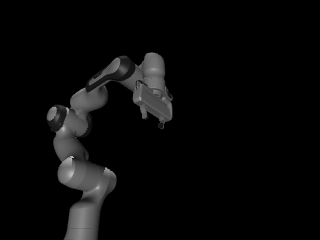
#> input picture media/m6/camera_rgb_view.png, 320 x 240 px, found by its file name
$ python stitch_multimodal_grid.py
#> lines starting #> are read from the running program, lines starting #| are printed output that depends on the picture
#!/usr/bin/env python3
"""Stitch the 4 cameras (Scene, Wrist, Tactile Left, Tactile Right) into a 2x2 grid."""

from pathlib import Path
from PIL import Image, ImageDraw, ImageFont

ROOT = Path("/home/ina/dev/ros2-arm-teleoperation-suite")
M6_DIR = ROOT / "media/m6"
OUTPUT_PATH = M6_DIR / "multimodal_sensor_sync_grid.png"


def _font(size: int) -> ImageFont.ImageFont:
#> called with size = 16
    paths = [
        "/usr/share/fonts/truetype/dejavu/DejaVuSans-Bold.ttf",
        "/usr/share/fonts/truetype/liberation2/LiberationSans-Bold.ttf",
    ]
    for path in paths:
        if Path(path).exists():
            return ImageFont.truetype(path, size)
    return ImageFont.load_default()


def main():
    images_config = [
        ("camera_rgb_view.png", "Scene Camera RGB View"),
        ("wrist_camera_view.png", "Wrist Camera RGB View"),
        ("tactile_left_view.png", "Fingertip Tactile Left View"),
        ("tactile_right_view.png", "Fingertip Tactile Right View"),
    ]

    loaded_images = []
    font = _font(16)

    for filename, label in images_config:
        img_path = M6_DIR / filename
        if not img_path.exists():
            print(f"Error: Required image {img_path} does not exist.")
            return 1

        img = Image.open(img_path).convert("RGB")
#> img is the input picture: PIL image 320x240 RGB; mean R, G, B 9.1, 9.1, 9.1
        # Resize to standard size for consistency (e.g. 320 x 240)
        img = img.resize((320, 240), Image.Resampling.LANCZOS)

        # Draw a clean border and label overlay
        draw = ImageDraw.Draw(img)
        # 1px border
        draw.rectangle([0, 0, 319, 239], outline="#cbd5e1", width=2)
        # Background bar for label
        draw.rectangle([5, 5, 250, 28], fill="#1e293b")
        draw.text((10, 8), label, fill="#f8fafc", font=font)

        loaded_images.append(img)

    # Create a blank 2x2 grid canvas (640 x 480) with background padding
    grid_img = Image.new("RGB", (640, 480), color="#f1f5f9")
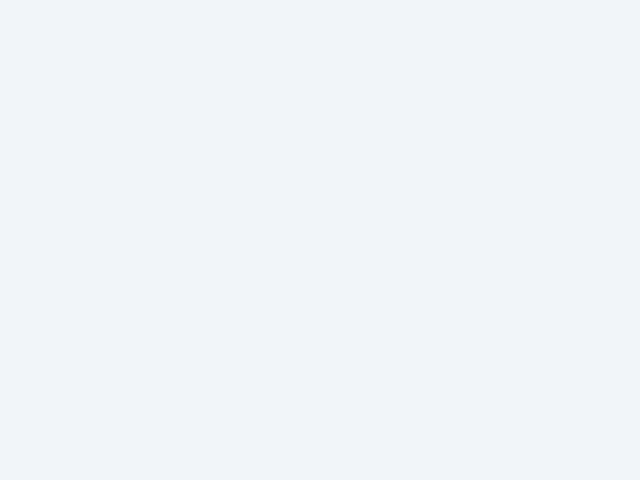
#> grid_img: PIL image 640x480 RGB; mean R, G, B 241, 245, 249

    # Paste images
    grid_img.paste(loaded_images[0], (0, 0))      # Top Left
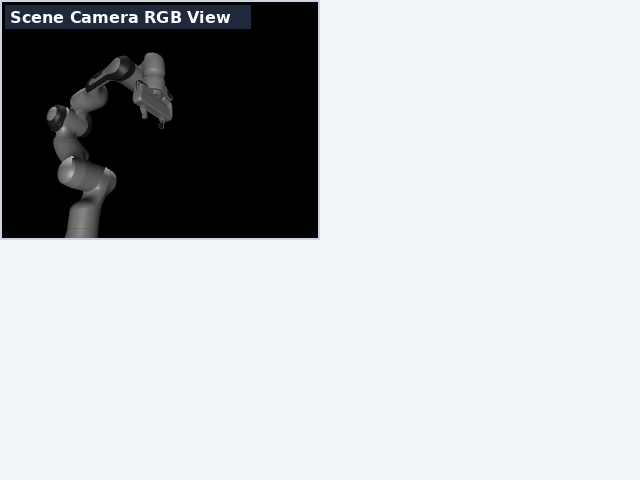
#> grid_img: PIL image 640x480 RGB; mean R, G, B 185.8, 189.1, 192.5
    grid_img.paste(loaded_images[1], (320, 0))    # Top Right
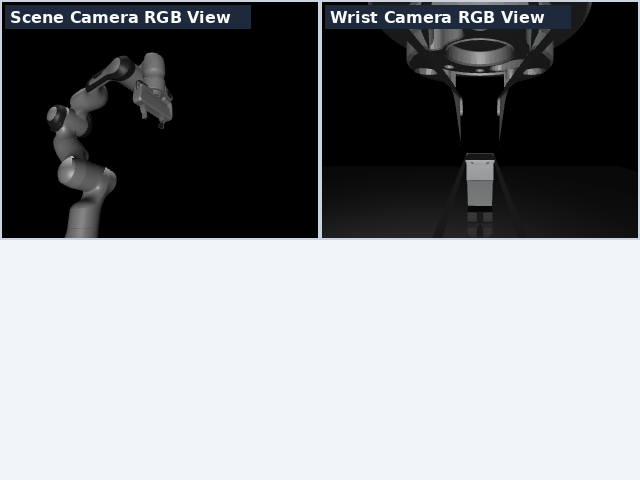
#> grid_img: PIL image 640x480 RGB; mean R, G, B 132, 134.5, 137.3
    grid_img.paste(loaded_images[2], (0, 240))    # Bottom Left
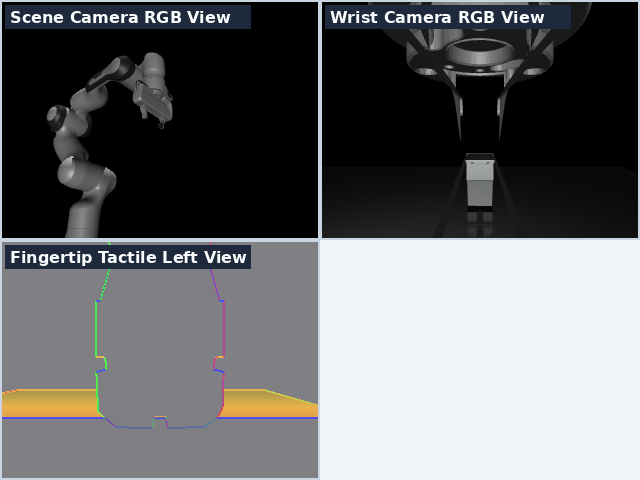
#> grid_img: PIL image 640x480 RGB; mean R, G, B 104.3, 105.4, 107.3
    grid_img.paste(loaded_images[3], (320, 240))  # Bottom Right
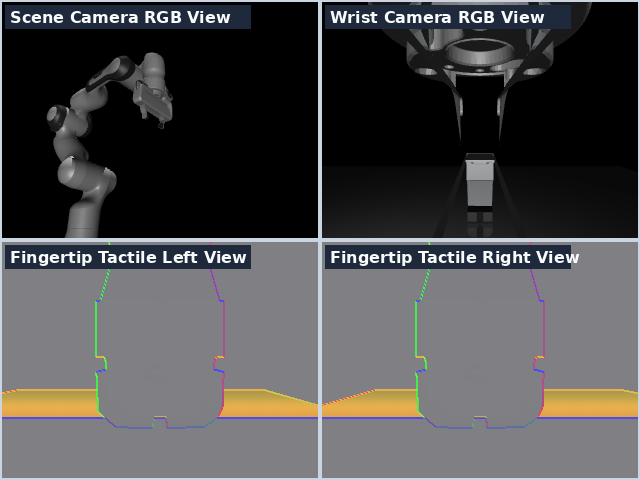
#> grid_img: PIL image 640x480 RGB; mean R, G, B 76.8, 76.4, 77.3

    grid_img.save(OUTPUT_PATH)
    print(f"Saved: {OUTPUT_PATH}")
    return 0


if __name__ == "__main__":
    exit(main())
#> (the program exits here)
